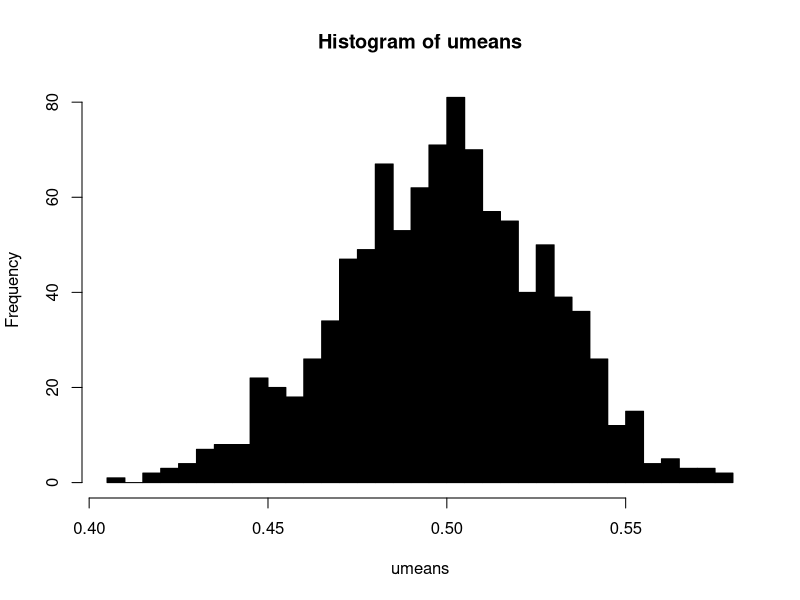
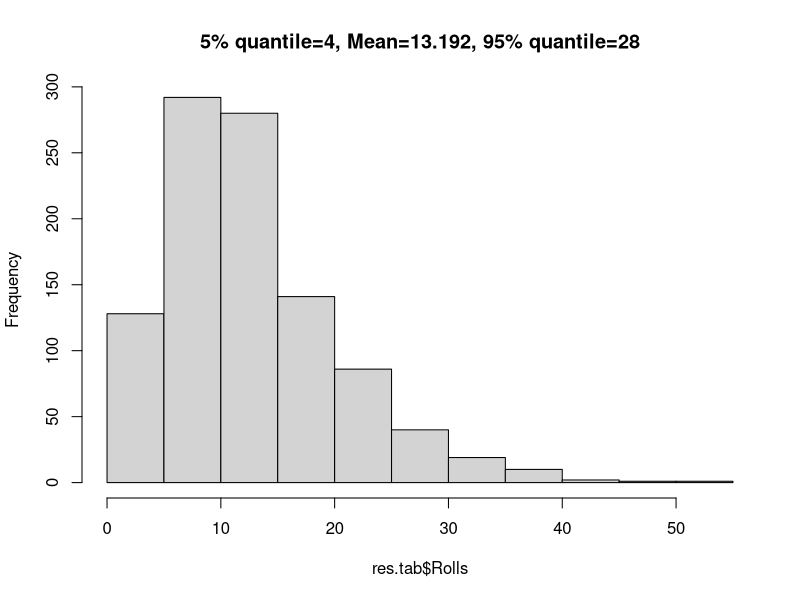

Write R code to recreate these figures, in order.
## ---- chunk 1
#vector of characters
names <- c("Lars", "Hilde", "Alex")

#vector of integers
numbers <- 1:10

names[2]
numbers[4]
## ---- chunk 2
# if we try
mixed_vector <- c(1,"New Year",TRUE)

# everything is casted to the most gereral character type
print(mixed_vector)
## ---- chunk 3
my.list <- list(Name = "Donald",
                Data = c(Age = 71, Weight = 120, Height = 187),
                Is.female = FALSE)
my.list
## ---- chunk 4
length(my.list)
## ---- chunk 5
a <- list()
print(a)
a <- c(a,race = "duck",wealth = 10)
print(a)
## ---- chunk 6
my.list <- c(my.list,a)
print(my.list)
## ---- chunk 7
v <- my.list$Data
## ---- chunk 8
my.list$Copyright <- "Disney"
## ---- chunk 9
x <- my.list[1]
print(x)
print(typeof(x))
## ---- chunk 10
x <- my.list[[1]]
print(x)
print(typeof(x))
## ---- chunk 11
#error expeted
#elements <- my.list[[1:4]]
## ---- chunk 12
elements <- my.list[1:4]
print(elements)
## ---- chunk 13
unlist(list(1,2,3,4,5,6))[3:5]
## ---- chunk 14
for(i in 1:10){
  print(i)
}
## ---- chunk 15
N <- length(my.list)           # the length of the list
char.elem <- rep(FALSE, N)  # vector where we keep track of the results
for(i in 1:N){
  content <- my.list[[i]]
  char.elem[i] <- is.character(content)
}
print(my.list)
print(char.elem)
## ---- chunk 16
for(GAGAGAGAGAGAGAGA in 1:N){
  content <- my.list[[GAGAGAGAGAGAGAGA]]
  char.elem[GAGAGAGAGAGAGAGA] <- is.character(content)
}
## ---- chunk 17
dlist <- list("This","is","a","demo","of","using",1,"list","with", 11, "elements")
for(element in dlist){
  print(element)
}
## ---- chunk 18
x <- 2
while(is.finite(x)){
  print(x)
  x <- x * x
}
## ---- chunk 19
for(i in 1:10){
  if(i < 5){
    cat("The loop-object", i, "is smaller than 5\n")
  } else {
    cat("The loop-object", i, "is larger than or equal to 5\n")
  }
}
## ---- chunk 20
library(stringr)                       # need str_length()
for(a in list("This","is","a","test")){
  txt <- ifelse(str_length(a) > 3, "long", "short")
  cat("The word", a, "is", txt, "\n")
}
## ---- chunk 21
start_time <- Sys.time()
4+2
end_time <- Sys.time()
end_time - start_time
## ---- chunk 22
N <- 10000000
vect.1 <- rep(0,N)
list.1 <- list()
start_time_vect <- Sys.time()
for(i in 1:N)
{
  if(i == 1)
    vect.1[i] <- 0
  else if(i == 2)
    vect.1[i] <- 1
  else
    vect.1[i] <- vect.1[i-1] + vect.1[i-2]
}
end_time_vect <- Sys.time()
print(vect.1[1:20])
print(end_time_vect - start_time_vect)

start_time_list <- Sys.time()
for(i in 1:N)
{
  if(i == 1)
    list.1[[i]] <- 0
  else if(i == 2)
    list.1[[i]] <- 1
  else
    list.1[[i]] <- list.1[[i-1]] + list.1[[i-2]]
}
end_time_list <- Sys.time()
print(unlist(list.1[1:20]))
print(end_time_list - start_time_list)
## ---- chunk 23
library(stringr)
lines <- readLines("poem_unknown.txt")
lst <- str_split(lines, pattern = " ")
n.words <- numeric(length(lst))
for(i in 1:length(lst)){
  n.words[i] <- length(lst[[i]])
}
print(n.words)
## ---- chunk 24
N.sim <- 1000
umeans <- rep(0, N.sim)  # or just   umeans <- numeric(N.sim)
for(i in 1:N.sim){
  x.uniform <- runif(100)   # will be over-written each time
  umeans[i] <- mean(x.uniform, na.rm = T)
}
# Plotting
hist(umeans, breaks = 25, col = "black")
## ---- chunk 25
n.dice <- 5
n.rolls <- 0
while(n.dice > 0){
  d <- sample(1:6, size = n.dice, replace = TRUE)
  sixes <- sum(d == 6)
  n.dice <- n.dice - sixes
  n.rolls <- n.rolls + 1
}
cat("Needed", n.rolls, "rolls to get five 6's\n")
## ---- chunk 26
# How many times to repeat the experiment
N.sim <- 1000
# Allocate an empty results list of vectors, to be filled in by the for loop
res.tab <- list(Rolls = rep(0, N.sim),
                  Value = rep(0, N.sim))
for(i in 1:N.sim){
  n.dice <- 5  # Reset the number of dice we have left. (Set to 6 for "maxi-yatzy"!)
  n.rolls <- 0  # Reset the roll counter for this experiment
  target.value <- 0  # What die-value to collect (0 = not decided yet)
  while(n.dice > 0){
    # As long as we have dice left that are not part of our yatzy:
  
    # Roll dice: Sample from the possible values of a die (one to six), n.dice times.
    # Set replace = TRUE because e.g. 
    # rolling one "4" does not prevent you from rolling another.
    d <- sample(1:6, size = n.dice, replace = TRUE)
    
    if(target.value > 0){
      # We have picked our target value, e.g. collecting fours means target.value == 4.
      
      # "Set aside" any dice having our target value and so contributing to our yatzy.
      # This reduces the number of remaining dice.
      n.dice <- n.dice - sum(d == target.value)
    } else {
      # target.value is still zero, meaning we haven't picked a target value yet.
      
      # Tabulate the values of our rolled dice.
      # For illustration, look at sort(table(c("c", "o", "f", "f", "e", "e")), decreasing = TRUE)
      freq <- sort(table(d), decreasing = TRUE)
      # The first element of freq is the *count* of the most frequent element.
      # The *name* of this element holds our target die value.
      largest.freq <- freq[1]
      if(largest.freq >= 3){
        # We only start collecting if we have at least three equal values
        
        # Which value do we want to collect? The most frequent one!
        # As mentioned, this is given by the *name* of freq[1]
        target.value <- as.integer(names(freq[1]))
        
        # Compute how many more dice we need for our yatzy.
        n.dice <- n.dice - sum(d == target.value)
        # Without it, we "forget" to keep our already-rolled dice 
        # having the target value. Thus we spend more rolls than necessary.
      }
    }
    # Keep count of how many rolls we've made
    n.rolls <- n.rolls + 1
  }
  # Output the results so far
  cat("Needed", n.rolls, "rolls to get five", target.value, "'s\n")
  # Store the results of this simulation.
  res.tab$Rolls[i] <- n.rolls
  res.tab$Value[i] <- target.value
  # (Remember, n.rolls and target.value get reset at the top of the for loop.)
}


qtab <- list(Q05 = quantile(res.tab$Rolls, 0.05), Q95 = quantile(res.tab$Rolls, 0.95))

hist(res.tab$Rolls,main = str_c("5% quantile=", qtab$Q05, 
                     ", Mean=", mean(res.tab$Rolls), 
                     ", 95% quantile=", qtab$Q95))

